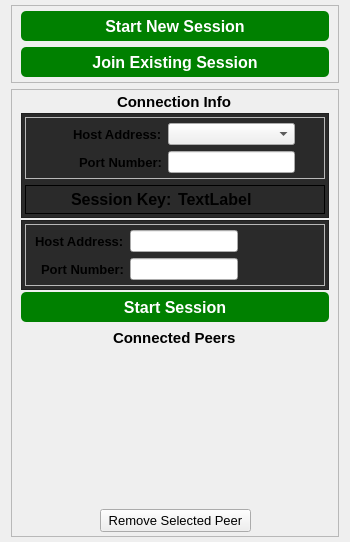
<?xml version="1.0" encoding="UTF-8"?>
<ui version="4.0">
 <class>NetworkWindow</class>
 <widget class="QWidget" name="NetworkWindow">
  <property name="geometry">
   <rect>
    <x>0</x>
    <y>0</y>
    <width>350</width>
    <height>539</height>
   </rect>
  </property>
  <property name="sizePolicy">
   <sizepolicy hsizetype="Preferred" vsizetype="Preferred">
    <horstretch>0</horstretch>
    <verstretch>0</verstretch>
   </sizepolicy>
  </property>
  <property name="minimumSize">
   <size>
    <width>350</width>
    <height>0</height>
   </size>
  </property>
  <property name="windowTitle">
   <string>Form</string>
  </property>
  <layout class="QVBoxLayout" name="verticalLayout">
   <property name="topMargin">
    <number>5</number>
   </property>
   <property name="bottomMargin">
    <number>5</number>
   </property>
   <item>
    <widget class="QFrame" name="chooseSessionFrame">
     <property name="frameShape">
      <enum>QFrame::StyledPanel</enum>
     </property>
     <property name="frameShadow">
      <enum>QFrame::Raised</enum>
     </property>
     <layout class="QVBoxLayout" name="verticalLayout_2">
      <property name="topMargin">
       <number>5</number>
      </property>
      <property name="bottomMargin">
       <number>5</number>
      </property>
      <item>
       <widget class="QPushButton" name="startNewSessionPushbutton">
        <property name="enabled">
         <bool>true</bool>
        </property>
        <property name="minimumSize">
         <size>
          <width>300</width>
          <height>30</height>
         </size>
        </property>
        <property name="font">
         <font>
          <family>SegoeUI</family>
          <pointsize>12</pointsize>
          <weight>75</weight>
          <bold>true</bold>
         </font>
        </property>
        <property name="styleSheet">
         <string notr="true">QPushButton {
background-color: green;
color: white;
border: none;
border-radius: 5px;
}

QPushButton:hover:!pressed {
background-color: rgb(100, 215, 100);
}
</string>
        </property>
        <property name="text">
         <string>Start New Session</string>
        </property>
        <property name="checkable">
         <bool>false</bool>
        </property>
        <property name="checked">
         <bool>false</bool>
        </property>
       </widget>
      </item>
      <item>
       <widget class="QPushButton" name="joinSessionPushbutton">
        <property name="enabled">
         <bool>true</bool>
        </property>
        <property name="minimumSize">
         <size>
          <width>0</width>
          <height>30</height>
         </size>
        </property>
        <property name="font">
         <font>
          <family>SegoeUI</family>
          <pointsize>12</pointsize>
          <weight>75</weight>
          <bold>true</bold>
         </font>
        </property>
        <property name="styleSheet">
         <string notr="true">QPushButton {
background-color: green;
color: white;
border: none;
border-radius: 5px;
}

QPushButton:hover:!pressed {
background-color: rgb(100, 215, 100);
}</string>
        </property>
        <property name="text">
         <string>Join Existing Session</string>
        </property>
        <property name="checkable">
         <bool>false</bool>
        </property>
        <property name="checked">
         <bool>false</bool>
        </property>
       </widget>
      </item>
     </layout>
    </widget>
   </item>
   <item>
    <widget class="QFrame" name="sessionInfoFrame">
     <property name="frameShape">
      <enum>QFrame::StyledPanel</enum>
     </property>
     <property name="frameShadow">
      <enum>QFrame::Raised</enum>
     </property>
     <layout class="QVBoxLayout" name="verticalLayout_3">
      <property name="spacing">
       <number>2</number>
      </property>
      <property name="topMargin">
       <number>3</number>
      </property>
      <property name="bottomMargin">
       <number>3</number>
      </property>
      <item alignment="Qt::AlignHCenter">
       <widget class="QLabel" name="connectionInfoDescriptionLabel">
        <property name="font">
         <font>
          <family>SegoeUI</family>
          <pointsize>11</pointsize>
          <weight>75</weight>
          <bold>true</bold>
         </font>
        </property>
        <property name="text">
         <string>Connection Info</string>
        </property>
       </widget>
      </item>
      <item>
       <widget class="QFrame" name="serverConfigurationFrame">
        <property name="styleSheet">
         <string notr="true">#serverConfigurationFrame {
background-color: rgb(42, 42, 42);
}</string>
        </property>
        <property name="frameShape">
         <enum>QFrame::StyledPanel</enum>
        </property>
        <property name="frameShadow">
         <enum>QFrame::Raised</enum>
        </property>
        <layout class="QVBoxLayout" name="verticalLayout_4">
         <property name="leftMargin">
          <number>3</number>
         </property>
         <property name="topMargin">
          <number>3</number>
         </property>
         <property name="rightMargin">
          <number>3</number>
         </property>
         <property name="bottomMargin">
          <number>3</number>
         </property>
         <item>
          <widget class="QFrame" name="serverConnectionInfoFrame">
           <property name="styleSheet">
            <string notr="true">QFrame {
font-size: 10pt;
}

QFrame#sessionKeyFrame {
font-size: 10pt;
border-style: solid;
border-color: rgb(174, 174, 174);
border-width: 1px;
border-radius: 7px;
}</string>
           </property>
           <property name="frameShape">
            <enum>QFrame::StyledPanel</enum>
           </property>
           <property name="frameShadow">
            <enum>QFrame::Plain</enum>
           </property>
           <layout class="QGridLayout" name="gridLayout">
            <property name="topMargin">
             <number>5</number>
            </property>
            <property name="bottomMargin">
             <number>5</number>
            </property>
            <item row="1" column="1">
             <widget class="QLineEdit" name="serverPortNumberLineEdit">
              <property name="sizePolicy">
               <sizepolicy hsizetype="Preferred" vsizetype="Fixed">
                <horstretch>0</horstretch>
                <verstretch>0</verstretch>
               </sizepolicy>
              </property>
             </widget>
            </item>
            <item row="1" column="0" alignment="Qt::AlignRight">
             <widget class="QLabel" name="serverPortNumberDescriptionLabel">
              <property name="font">
               <font>
                <pointsize>10</pointsize>
                <weight>75</weight>
                <bold>true</bold>
               </font>
              </property>
              <property name="text">
               <string>Port Number:</string>
              </property>
             </widget>
            </item>
            <item row="0" column="0" alignment="Qt::AlignRight">
             <widget class="QLabel" name="serverHostAddressDescriptionLabel">
              <property name="font">
               <font>
                <family>SegoeUI</family>
                <pointsize>10</pointsize>
                <weight>75</weight>
                <bold>true</bold>
               </font>
              </property>
              <property name="text">
               <string>Host Address:</string>
              </property>
             </widget>
            </item>
            <item row="0" column="1">
             <widget class="QComboBox" name="serverHostAddressCombobox">
              <property name="currentText">
               <string/>
              </property>
              <property name="currentIndex">
               <number>-1</number>
              </property>
             </widget>
            </item>
            <item row="1" column="2">
             <spacer name="horizontalSpacer">
              <property name="orientation">
               <enum>Qt::Horizontal</enum>
              </property>
              <property name="sizeType">
               <enum>QSizePolicy::Preferred</enum>
              </property>
              <property name="sizeHint" stdset="0">
               <size>
                <width>20</width>
                <height>20</height>
               </size>
              </property>
             </spacer>
            </item>
           </layout>
          </widget>
         </item>
         <item>
          <widget class="QFrame" name="serverSessionKeyFrame">
           <property name="font">
            <font>
             <pointsize>17</pointsize>
            </font>
           </property>
           <property name="styleSheet">
            <string notr="true"/>
           </property>
           <property name="frameShape">
            <enum>QFrame::Box</enum>
           </property>
           <property name="frameShadow">
            <enum>QFrame::Plain</enum>
           </property>
           <layout class="QGridLayout" name="gridLayout_2">
            <property name="topMargin">
             <number>4</number>
            </property>
            <property name="bottomMargin">
             <number>4</number>
            </property>
            <item row="0" column="0" alignment="Qt::AlignRight">
             <widget class="QLabel" name="sessionKeyDescriptionLabel">
              <property name="font">
               <font>
                <family>Segoe UI</family>
                <pointsize>12</pointsize>
                <weight>75</weight>
                <bold>true</bold>
               </font>
              </property>
              <property name="text">
               <string>Session Key:</string>
              </property>
             </widget>
            </item>
            <item row="0" column="1">
             <widget class="QLabel" name="sessionKeyLabel">
              <property name="font">
               <font>
                <family>Arial</family>
                <pointsize>12</pointsize>
                <weight>75</weight>
                <bold>true</bold>
               </font>
              </property>
              <property name="text">
               <string>TextLabel</string>
              </property>
             </widget>
            </item>
           </layout>
          </widget>
         </item>
        </layout>
       </widget>
      </item>
      <item>
       <widget class="QFrame" name="clientConfigurationFrame">
        <property name="styleSheet">
         <string notr="true">#clientConfigurationFrame {
background-color: rgb(42, 42, 42);
}</string>
        </property>
        <property name="frameShape">
         <enum>QFrame::StyledPanel</enum>
        </property>
        <property name="frameShadow">
         <enum>QFrame::Raised</enum>
        </property>
        <layout class="QVBoxLayout" name="verticalLayout_5">
         <property name="leftMargin">
          <number>3</number>
         </property>
         <property name="topMargin">
          <number>3</number>
         </property>
         <property name="rightMargin">
          <number>3</number>
         </property>
         <property name="bottomMargin">
          <number>3</number>
         </property>
         <item>
          <widget class="QFrame" name="clientConnectionInfoFrame">
           <property name="styleSheet">
            <string notr="true">QFrame {
font-size: 10pt;
}

QFrame#connectionInfoFrame {
font-size: 10pt;
border-style: solid;
border-color: rgb(174, 174, 174);
border-width: 1px;
border-radius: 7px;
}</string>
           </property>
           <property name="frameShape">
            <enum>QFrame::StyledPanel</enum>
           </property>
           <property name="frameShadow">
            <enum>QFrame::Plain</enum>
           </property>
           <layout class="QGridLayout" name="gridLayout_3">
            <property name="topMargin">
             <number>5</number>
            </property>
            <property name="bottomMargin">
             <number>5</number>
            </property>
            <item row="1" column="0" alignment="Qt::AlignRight">
             <widget class="QLabel" name="clientPortNumberDescriptionLabel">
              <property name="font">
               <font>
                <pointsize>10</pointsize>
                <weight>75</weight>
                <bold>true</bold>
               </font>
              </property>
              <property name="text">
               <string>Port Number:</string>
              </property>
             </widget>
            </item>
            <item row="1" column="1">
             <widget class="QLineEdit" name="clientPortNumberLineEdit">
              <property name="sizePolicy">
               <sizepolicy hsizetype="Preferred" vsizetype="Fixed">
                <horstretch>0</horstretch>
                <verstretch>0</verstretch>
               </sizepolicy>
              </property>
             </widget>
            </item>
            <item row="0" column="1">
             <widget class="QLineEdit" name="clientHostAddressLineEdit">
              <property name="sizePolicy">
               <sizepolicy hsizetype="Preferred" vsizetype="Fixed">
                <horstretch>0</horstretch>
                <verstretch>0</verstretch>
               </sizepolicy>
              </property>
             </widget>
            </item>
            <item row="0" column="0" alignment="Qt::AlignRight">
             <widget class="QLabel" name="clientHostAddressDescriptionLabel">
              <property name="font">
               <font>
                <pointsize>10</pointsize>
                <weight>75</weight>
                <bold>true</bold>
               </font>
              </property>
              <property name="text">
               <string>Host Address:</string>
              </property>
             </widget>
            </item>
            <item row="1" column="2">
             <spacer name="horizontalSpacer_2">
              <property name="orientation">
               <enum>Qt::Horizontal</enum>
              </property>
              <property name="sizeHint" stdset="0">
               <size>
                <width>20</width>
                <height>20</height>
               </size>
              </property>
             </spacer>
            </item>
           </layout>
          </widget>
         </item>
        </layout>
       </widget>
      </item>
      <item>
       <widget class="QPushButton" name="startSessionPushbutton">
        <property name="minimumSize">
         <size>
          <width>300</width>
          <height>30</height>
         </size>
        </property>
        <property name="font">
         <font>
          <family>SegoeUI</family>
          <pointsize>12</pointsize>
          <weight>75</weight>
          <bold>true</bold>
         </font>
        </property>
        <property name="styleSheet">
         <string notr="true">QPushButton {
background-color: green;
color: white;
border: none;
border-radius: 5px;
}
</string>
        </property>
        <property name="text">
         <string>Start Session</string>
        </property>
        <property name="checkable">
         <bool>false</bool>
        </property>
        <property name="checked">
         <bool>false</bool>
        </property>
       </widget>
      </item>
      <item>
       <widget class="QFrame" name="peerInfoFrame">
        <property name="styleSheet">
         <string notr="true">#peerInfoFrame {
border: none;
}</string>
        </property>
        <property name="frameShape">
         <enum>QFrame::Panel</enum>
        </property>
        <property name="frameShadow">
         <enum>QFrame::Raised</enum>
        </property>
        <layout class="QVBoxLayout" name="verticalLayout_6">
         <property name="leftMargin">
          <number>1</number>
         </property>
         <property name="topMargin">
          <number>5</number>
         </property>
         <property name="rightMargin">
          <number>1</number>
         </property>
         <property name="bottomMargin">
          <number>1</number>
         </property>
         <item alignment="Qt::AlignHCenter">
          <widget class="QLabel" name="connectedPeersLabel">
           <property name="font">
            <font>
             <family>SegoeUI</family>
             <pointsize>11</pointsize>
             <weight>75</weight>
             <bold>true</bold>
            </font>
           </property>
           <property name="text">
            <string>Connected Peers</string>
           </property>
          </widget>
         </item>
         <item>
          <widget class="UserListWidget" name="userListWidget" native="true">
           <property name="minimumSize">
            <size>
             <width>0</width>
             <height>150</height>
            </size>
           </property>
          </widget>
         </item>
         <item>
          <layout class="QHBoxLayout" name="horizontalLayout">
           <item>
            <spacer name="horizontalSpacer_3">
             <property name="orientation">
              <enum>Qt::Horizontal</enum>
             </property>
             <property name="sizeHint" stdset="0">
              <size>
               <width>40</width>
               <height>20</height>
              </size>
             </property>
            </spacer>
           </item>
           <item>
            <widget class="QPushButton" name="removePeerPushbutton">
             <property name="font">
              <font>
               <family>SegoeUI</family>
               <pointsize>10</pointsize>
              </font>
             </property>
             <property name="styleSheet">
              <string notr="true">padding-left: 7px;
padding-right: 7px;
padding-top: 3px;
padding-bottom: 3px;</string>
             </property>
             <property name="text">
              <string>Remove Selected Peer</string>
             </property>
            </widget>
           </item>
           <item>
            <spacer name="horizontalSpacer_4">
             <property name="orientation">
              <enum>Qt::Horizontal</enum>
             </property>
             <property name="sizeHint" stdset="0">
              <size>
               <width>40</width>
               <height>20</height>
              </size>
             </property>
            </spacer>
           </item>
          </layout>
         </item>
        </layout>
       </widget>
      </item>
     </layout>
    </widget>
   </item>
  </layout>
 </widget>
 <customwidgets>
  <customwidget>
   <class>UserListWidget</class>
   <extends>QWidget</extends>
   <header>C:\Development\networkViewer\src\networking\include\networking\userListWidget.h</header>
   <container>1</container>
  </customwidget>
 </customwidgets>
 <resources/>
 <connections/>
</ui>
